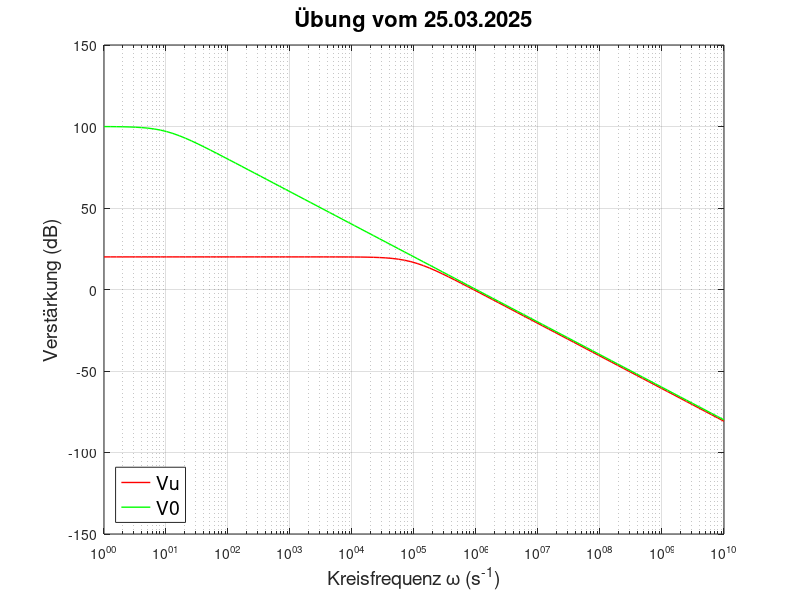

Reproduce this figure in MATLAB.
% Konstanten
V_max = 1e5;
Z1 = 1e3;
Z2 = 1e4;
ke = - Z2 ./ (Z1+Z2); % Eingangs-Kenngröße
kr = - Z1 ./ (Z1+Z2); % Ausgangs-Kenngröße
omega_g = 10;
omega = logspace (0, 10, 100);

% Formeln

  % V0
  V0 = - V_max ./ (1 - j*(omega ./ omega_g));

  % in dB
  dB_V0 = 20 .* log10(V0); % Umwandlung in dB

  % Übertragungsfunktoon
  %Vu = -(ke ./ kr)*(1 ./ (1-(1 ./ V0 * kr))); % Detaillierter aufgeschrieben
  Vu = (V0*ke) ./ (1-(V0*kr)); % Einfachste Form

  % in dB
  dB_Vu = 20 * log10(Vu); % Umwandlung in dB

% Plots
semilogx(omega, dB_Vu, 'r', 'LineWidth', 1); % Rote Linie, dickere Darstellung
hold on;
semilogx(omega, dB_V0, 'g', 'LineWidth', 1); % Grüne Linie, dickere Darstellung
grid on;

% Diagramm- und Achsenbezeichnung
title('Übung vom 25.03.2025', 'FontSize', 16);
legend('Vu','V0', 'location', 'SouthWest', 'FontSize', 14);
xlabel('Kreisfrequenz \omega (s^{-1})', 'FontSize', 14);
ylabel('Verstärkung (dB)', 'FontSize', 14);
ylim([-150,150]);


